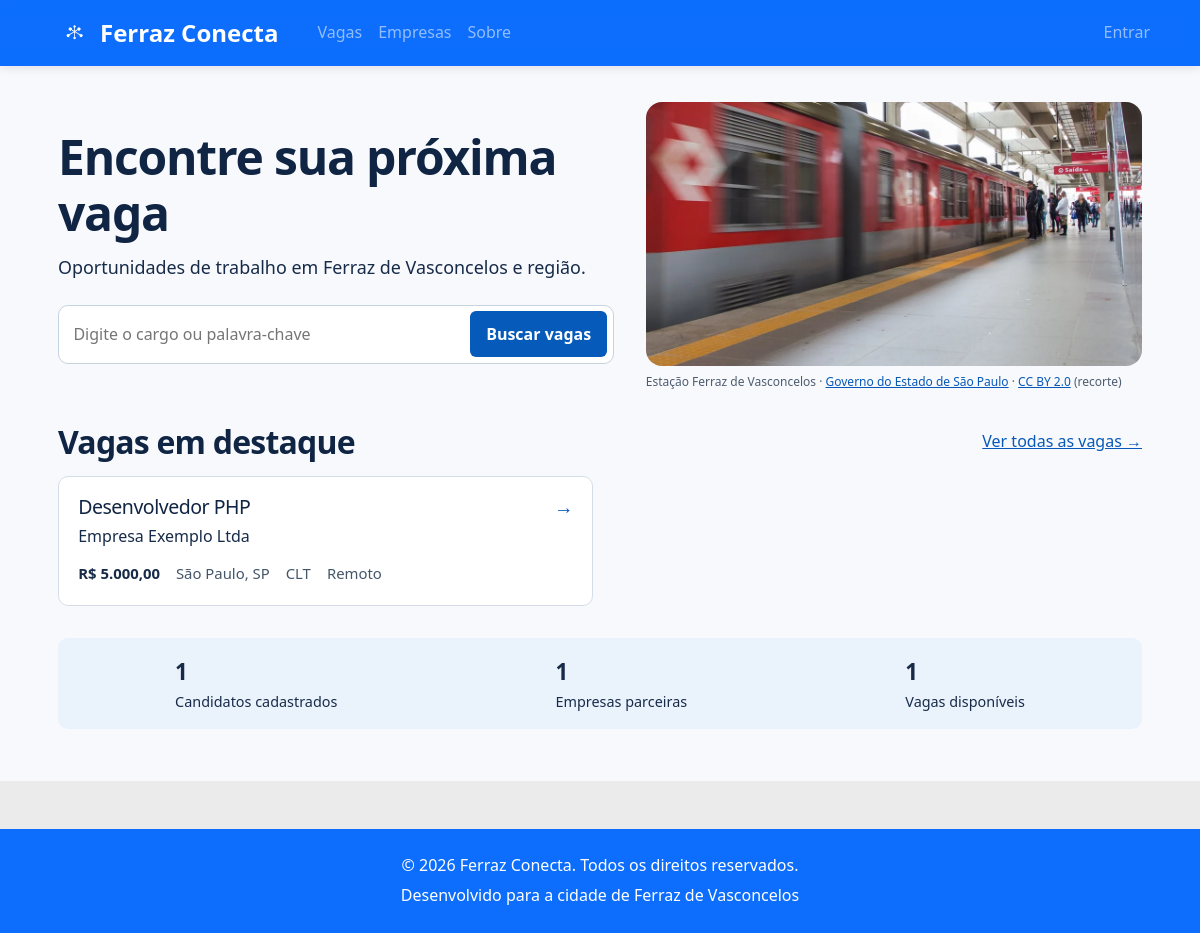
The page / on the database its author committed.
### tables this page shows
CREATE TABLE IF NOT EXISTS vagas (
    id INT AUTO_INCREMENT PRIMARY KEY,
    empresa_id INT NOT NULL,
    titulo VARCHAR(255) NOT NULL,
    descricao TEXT NOT NULL,
    requisitos TEXT,
    salario DECIMAL(10,2),
    tipo_contrato ENUM('CLT', 'PJ', 'Freelance', 'Estágio') NOT NULL DEFAULT 'CLT',
    modalidade ENUM('Presencial', 'Remoto', 'Híbrido') NOT NULL DEFAULT 'Presencial',
    localizacao VARCHAR(255),
     
    categoria_id INT,
    nivel_experiencia ENUM('Sem experiência', 'Júnior', 'Pleno', 'Sênior'),
    beneficios TEXT,
    status ENUM('Ativa', 'Inativa', 'Pausada') NOT NULL DEFAULT 'Ativa',
     
     
    data_expiracao DATE NOT NULL,
     
    visualizacoes INT NOT NULL DEFAULT 0,
    created_at TIMESTAMP NOT NULL DEFAULT CURRENT_TIMESTAMP,
    updated_at TIMESTAMP NOT NULL DEFAULT CURRENT_TIMESTAMP ON UPDATE CURRENT_TIMESTAMP,
    KEY idx_vagas_empresa (empresa_id),
    KEY idx_vagas_status (status),
    KEY idx_vagas_expiracao (data_expiracao),
    KEY idx_vagas_categoria (categoria_id),
    CONSTRAINT fk_vagas_empresa
        FOREIGN KEY (empresa_id) REFERENCES empresas (id) ON DELETE CASCADE,
     
    CONSTRAINT fk_vagas_categoria
        FOREIGN KEY (categoria_id) REFERENCES categorias (id)
);

CREATE TABLE IF NOT EXISTS empresas (
    id INT AUTO_INCREMENT PRIMARY KEY,
    nome VARCHAR(255) NOT NULL,
     
    responsavel VARCHAR(255),
    email VARCHAR(255) NOT NULL UNIQUE,
    senha VARCHAR(255) NOT NULL,
    cnpj VARCHAR(18) UNIQUE,
    telefone VARCHAR(20),
    endereco TEXT,
    endereco_campos TEXT,
    descricao TEXT,
    setor VARCHAR(100),
    website VARCHAR(255),
     
    status ENUM('Ativa', 'Suspensa') NOT NULL DEFAULT 'Ativa',
    created_at TIMESTAMP NOT NULL DEFAULT CURRENT_TIMESTAMP,
    updated_at TIMESTAMP NOT NULL DEFAULT CURRENT_TIMESTAMP ON UPDATE CURRENT_TIMESTAMP
);

### app/Views/partials/vaga-resumo.php (the view, shortened to what the rows shown need)
<article class="fc-card">
    <h3><a href="/vagas/<?= (int) $vaga['id'] ?>"><?= htmlspecialchars($vaga['titulo']) ?></a></h3>
    <p><?= htmlspecialchars($vaga['empresa_nome'] ?? 'Empresa não informada') ?></p>
    <ul class="fc-meta">
        <li><span class="visually-hidden">Salário: </span><?= $this->formatMoney($vaga['salario'] ?? null) ?></li>
        <?php foreach (['localizacao' => 'Localização', 'tipo_contrato' => 'Contrato', 'modalidade' => 'Modalidade'] as $campo => $rotulo): ?>
            <?php if (!empty($vaga[$campo])): ?>
                <li><span class="visually-hidden"><?= $rotulo ?>: </span><?= htmlspecialchars($vaga[$campo]) ?></li>
            <?php endif; ?>
        <?php endforeach; ?>
    </ul>
</article>

### app/Views/home/index.php (shortened to what the rows shown need)
<div class="fc-page">
    <div class="fc-hero">
        <div class="fc-intro">
            <h1>Encontre sua próxima vaga</h1>
            <p>Oportunidades de trabalho em Ferraz de Vasconcelos e região.</p>
            <form action="/vagas" method="get" class="fc-search">
                <input id="busca" type="search" name="busca" placeholder="Digite o cargo ou palavra-chave">
                <button>Buscar vagas</button>
            </form>
        </div>
        <figure>
            <img src="/img/estacao-ferraz.webp" alt="Trem na plataforma da estação de Ferraz de Vasconcelos" width="1050" height="700">
            <figcaption>Estação Ferraz de Vasconcelos · <a href="https://commons.wikimedia.org/wiki/File:Esta%C3%A7%C3%A3o_Ferraz_de_Vasconcelos.jpg">Governo do Estado de São Paulo</a> · <a href="https://creativecommons.org/licenses/by/2.0/">CC BY 2.0</a> (recorte)</figcaption>
        </figure>
    </div>
    <section aria-labelledby="destaque">
        <div class="fc-heading"><h2 id="destaque">Vagas em destaque</h2><a href="/vagas">Ver todas as vagas →</a></div>
        <div class="fc-featured">
            <?php foreach ($vagasDestaque as $vaga) include __DIR__ . '/../partials/vaga-resumo.php'; ?>
        </div>
    </section>
    <dl class="fc-stats" id="estatisticas">
        <?php foreach (['Candidatos cadastrados' => $totalCandidatos, 'Empresas parceiras' => $totalEmpresas, 'Vagas disponíveis' => $totalVagas] as $label => $total): ?>
            <div><dt><?= $label ?></dt><dd><?= (int) $total ?></dd></div>
        <?php endforeach; ?>
    </dl>
</div>

### app/Router.php (shortened to what the rows shown need)
<?php
class Router
{
    private $routes = [];
    public function addRoute($method, $path, $handler)
    {
        $this->routes[] = [
            'method' => $method,
            'path' => $path,
            'handler' => $handler
        ];
    }
    public function dispatch($method, $uri)
    {
        try {
            $uri = parse_url($uri, PHP_URL_PATH);
            foreach ($this->routes as $route) {
                if ($route['method'] === $method && $this->matchPath($route['path'], $uri)) {
                    $result = $this->executeHandler($route['handler'], $this->extractParams($route['path'], $uri));
                    if ($result !== null) {
                        echo $result;
                    }
                    return;
                }
            }
        } catch (\Exception $e) {
            http_response_code(500);
            echo "<h1>Erro Interno</h1>";
            echo "<p>Erro: " . $e->getMessage() . "</p>";
            echo "<p>Arquivo: " . $e->getFile() . "</p>";
            echo "<p>Linha: " . $e->getLine() . "</p>";
        }
    }
    private function matchPath($routePath, $uri)
    {
        $routePattern = preg_replace('/\{([^}]+)\}/', '([^/]+)', $routePath);
        $routePattern = '#^' . $routePattern . '$#';
        return preg_match($routePattern, $uri);
    }
    private function extractParams($routePath, $uri)
    {
        $params = [];
        $routeParts = explode('/', trim($routePath, '/'));
        return $params;
    }
    private function executeHandler($handler, $params)
    {
        try {
            if (is_string($handler)) {
                $parts = explode('@', $handler);
                $controllerClass = "App\\Controllers\\{$parts[0]}";
                $method = $parts[1];
                $controller = new $controllerClass();
                return call_user_func_array([$controller, $method], array_values($params));
            }
            throw new \Exception("Handler inválido");
        } catch (\Exception $e) {
            throw new \Exception("Erro ao executar handler: " . $e->getMessage());
        }
    }
}

### rows shown on the page
vagas: titulo "Desenvolvedor PHP", empresa.nome "Empresa Exemplo Ltda", salario "R$ 5.000,00", localizacao "São Paulo, SP", tipo_contrato "CLT", modalidade "Remoto"

### other values the page prints
$label "Candidatos cadastrados"
$total "1"
$label "Empresas parceiras"
$label "Vagas disponíveis"
